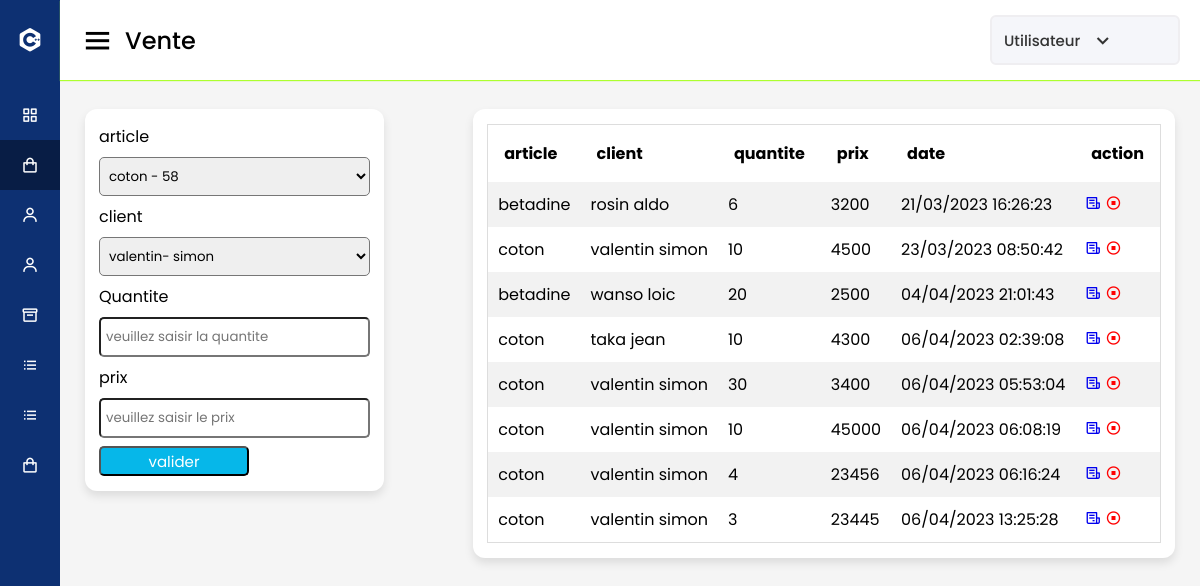
/vente.php, run on the app's committed database.
### tables this page shows
CREATE TABLE `vente` (
  `idvente` int(11) NOT NULL,
  `idarticle` int(11) NOT NULL,
  `idclient` int(11) NOT NULL,
  `quantite` int(11) NOT NULL,
  `prix` int(11) NOT NULL,
  `date_vente` timestamp NOT NULL DEFAULT current_timestamp(),
  `etat` enum('0','1') NOT NULL DEFAULT '1'
);

CREATE TABLE `article` (
  `idarticle` int(11) NOT NULL,
  `nomarticle` varchar(50) NOT NULL,
  `categorie` varchar(50) NOT NULL,
  `quantite` int(11) NOT NULL,
  `prix_unitaire` int(11) NOT NULL,
  `date_fabrication` datetime NOT NULL,
  `date_expiration` datetime NOT NULL
);

CREATE TABLE `client` (
  `idclient` int(11) NOT NULL,
  `nomclient` varchar(30) NOT NULL,
  `prenomclient` varchar(30) NOT NULL,
  `telephoneclient` varchar(30) NOT NULL,
  `adresseclient` varchar(30) NOT NULL
);

### function.php (called while the page is built, shortened)
<?php
function getArticle($id=null){
    if(!empty($id)){
        $sql = " SELECT * FROM article WHERE idarticle=?";
        $req = $GLOBALS['connexion']->prepare($sql);
        $req->execute(array($id));
        return $req->fetch();
    }
     else{
        $sql = " SELECT * FROM article";
        $req = $GLOBALS['connexion']->prepare($sql);
        $req->execute();
        return $req->fetchAll() ;
    }
}
function getClient($id=null){
    if(!empty($id)){
        $sql = " SELECT * FROM client WHERE idclient=?";
        $req = $GLOBALS['connexion']->prepare($sql);
        $req->execute(array($id));
        return $req->fetch();
    }
     else{
        $sql = " SELECT * FROM client";
        $req = $GLOBALS['connexion']->prepare($sql);
        $req->execute();
        return $req->fetchAll() ;
      }
}
function getVente($id=null){
    if(!empty($id)){
        $sql = " SELECT idvente, prix_unitaire,adresseclient,telephoneclient, nomarticle, nomclient, prenomclient, v.quantite, prix, date_vente FROM client AS c, vente AS v, article AS a WHERE v.idarticle=a.idarticle AND v.idclient=c.idclient AND v.idvente=? AND etat=?";
        $req = $GLOBALS['connexion']->prepare($sql);
        $req->execute(array($id,1));
        return $req->fetch();
    }
     else{
        $sql = " SELECT v.idarticle,a.idarticle, idvente,nomarticle, nomclient, prenomclient, v.quantite, prix, date_vente FROM client AS c, vente AS v, article AS a WHERE v.idarticle=a.idarticle AND v.idclient=c.idclient AND etat=?";
        $req = $GLOBALS['connexion']->prepare($sql);
        $req->execute(array(1));
        return $req->fetchAll() ;
      } }
?>

### vente.php (the view, shortened to what this page needs)
<?php
include 'entete.php';
?>
<div class="home-content">
      <div class="overview-boxes">
        <div class="box">
            <form   class="rito" action="<?= !empty($_GET['idarticle']) ? "./modifVente.php" : "./ajoutVente.php"?>" method="post">
                <label for="idarticle">article</label>
                <select name="idarticle" id="idarticle">
               <?php
                 $articles = getArticle();
                 if(!empty($articles) && is_array($articles)){
                    foreach($articles as $key => $value){
                        ?>
                        <option data-prix="<?= $value['prix_unitaire'] ?>"   value="<?= $value['idarticle'] ?>"><?= $value['nomarticle']." - ".$value['quantite'] ?></option>
                        <?php
                    }
                 }
               ?>
                </select>
                <label for="idclient">client</label>
                <select name="idclient" id="idclient">
               <?php
                 $clients = getClient();
                 if(!empty($clients) && is_array($clients)){
                    foreach($clients as $key => $value){
                        ?>
                        <option value="<?= $value['idclient'] ?>"><?= $value['nomclient']."- ".$value['prenomclient'] ?></option>
                        <?php
                    }
                 }
               ?>
                </select>
                <label for="quantite">Quantite</label>
                <input onkeyup ="setprix()" value="<?= !empty($_GET['idarticle']) ? $article['quantite'] : ""?>" type="number" name="quantite" id="quantite" placeholder="veuillez saisir la quantite">
                <label for="prix">prix</label>
                <input   value="<?= !empty($_GET['idarticle']) ? $article['prix'] : ""?>"type="number" name="prix" id="prix" placeholder="veuillez saisir le prix">
                <button type="submit" >valider</button>
            </form>
        </div>
<div class="box">
<table class="mtable">
    <tr>
        <th>article</th>
        <th>client</th>
        <th>quantite</th>
        <th>prix </th>
        <th>date </th>
        <th>action </th>
    </tr>
    <?php
    $vente= getVente();
    if(!empty($vente) && is_array($vente)){
            foreach($vente as $key => $value){
        ?>
        <tr>
           <td><?= $value['nomarticle'] ?></td>
           <td><?= $value['nomclient']." ".$value['prenomclient'] ?></td>
           <td><?= $value['quantite'] ?></td>
           <td><?= $value['prix'] ?></td>
           <td><?= date('d/m/Y H:i:s', strtotime($value['date_vente']))?></td>
         <td> <a href="recuVente.php?idvente=<?=$value['idvente'] ?>"> <i class="bx bx-receipt"></i></a>
         <a onclick="annuleVente(<?=$value['idvente'] ?>,<?=$value['idarticle'] ?>,<?=$value['quantite'] ?>)" style="color:red;">  <i class='bx bx-stop-circle'></i></a>
        </td>
        </tr>
                <?php
        }
    }
    ?>
</table>
</div>
      </div>
      </div>
    </section>
    <?php
include 'pied.php';
?>

### style.css (style rules this page uses)
* { margin: 0; padding: 0; box-sizing: border-box; font-family: "Poppins", sans-serif; }
.home-section .home-content { position: relative; padding-top: 104px; }
.home-content .overview-boxes { display: flex; align-items: flex-start; justify-content: space-between; flex-wrap: nowrap; padding: 0 20px; margin-bottom: 26px; }
.overview-boxes .box { display: flex; align-items: center; justify-content: center; min-width: calc(100% / 4 - 15px); background: #fff; padding: 15px 14px; border-radius: 12px; box-shadow: 0 5px 10px rgba(0, 0, 0, 0.1); margin: 5px; }
input, textarea, select { margin-bottom: 10px; box-sizing: border-box; width: 100%; margin: 8px 0; padding: 8px 5px; border-radius: 5px; display: block; }
button { background-color: rgb(6, 183, 233); color: white; width: 150px; height: 30px; font-size: 15px; border-radius: 5px; }
label { display: block; }
form { width: 100%; }
table.mtable { width: 100%; border-collapse: collapse; width: 100%; border: 1px solid #ddd; }
th, td { text-align: left; padding: 16px; }
table.mtable tr:nth-child(even) { background: #f2f2f2; }
table.mtable td { padding: 10px; }
body { background-size: cover; height: 100vh; border-radius: 0px 0px 20px 20px; margin-bottom: 40px; }

### data on the page
vente: idarticle.nomarticle "betadine", idclient.nomclient "rosin", idclient.prenomclient "aldo", quantite "6", prix "3200", date_vente "21/03/2023 16:26:23"
vente: idarticle.nomarticle "coton", idclient.nomclient "valentin", idclient.prenomclient "simon", quantite "10", prix "4500", date_vente "23/03/2023 08:50:42"
vente: idarticle.nomarticle "betadine", idclient.nomclient "wanso", idclient.prenomclient "loic", quantite "20", prix "2500", date_vente "04/04/2023 21:01:43"
vente: idarticle.nomarticle "coton", idclient.nomclient "taka", idclient.prenomclient "jean", quantite "10", prix "4300", date_vente "06/04/2023 02:39:08"
vente: idarticle.nomarticle "coton", idclient.nomclient "valentin", idclient.prenomclient "simon", quantite "30", prix "3400", date_vente "06/04/2023 05:53:04"
vente: idarticle.nomarticle "coton", idclient.nomclient "valentin", idclient.prenomclient "simon", quantite "10", prix "45000", date_vente "06/04/2023 06:08:19"
vente: idarticle.nomarticle "coton", idclient.nomclient "valentin", idclient.prenomclient "simon", quantite "4", prix "23456", date_vente "06/04/2023 06:16:24"
vente: idarticle.nomarticle "coton", idclient.nomclient "valentin", idclient.prenomclient "simon", quantite "3", prix "23445", date_vente "06/04/2023 13:25:28"

### other printed values
str_replace(".php","",basename($_SERVER['PHP_SELF'])) "Vente"
form field idarticle "coton - 58"
form field idclient "valentin- simon"
